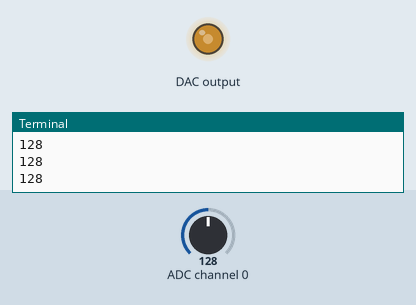
This program was run on a simulated Raspberry Pi (BCM pin numbers). Parts: output pins drawn as LEDs (lit = HIGH), the last lines printed to the terminal. Inputs (shaded band) come from the test bench; at power-on: ADC channel 0 = 128 (analog values on the 0–255 scale). Library files of the repository ran but are not shown: PCF8591.py.

Above: at 1.2 s.
1.3 s: ADC channel 0 set to 178
At 2.2 s:
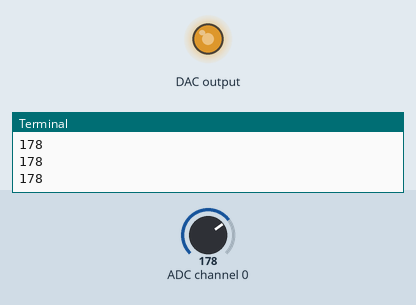
2.8 s: ADC channel 0 set to 224
At 3.3 s:
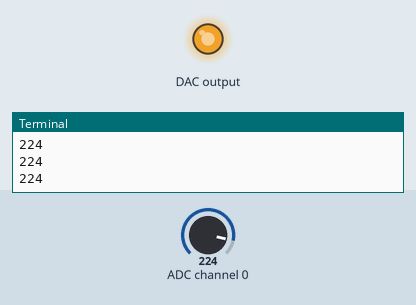
4.3 s: ADC channel 0 set to 30
At 5.5 s:
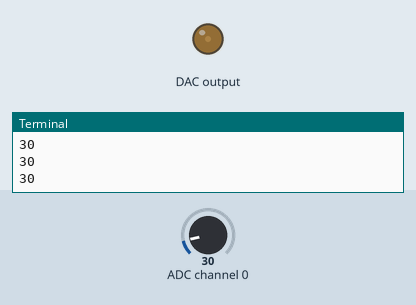
5.8 s: ADC channel 0 set to 0
At 6.8 s:
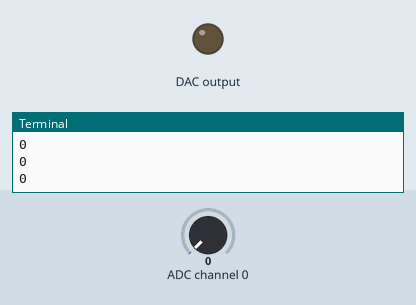
Timing chart, 0 to 8.3 s (numbered marks = the images above; inputs shaded):
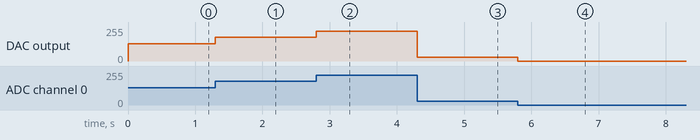

Measured:
- after the input at 1.3 s, DAC output: 128/255 → 178/255 at once
- after the input at 2.8 s, DAC output: 178/255 → 224/255 at once
- after the input at 4.3 s, DAC output: 224/255 → 30/255 at once
- after the input at 5.8 s, DAC output: 30/255 → 0/255 at once

The program:

main.py
```python
"""
    PCF8591模数转换器:
    参考链接: https://cloud.tencent.com/developer/inventory/1503/article/1705785
"""
#!/usr/bin/env python
import PCF8591 as ADC

def setup():
    ADC.setup(0x48)

def loop():
    while True:
        print(ADC.read(0))
  #打印电位计电压大小A/D转换后的数字值（从AIN0借口输入的）
  #范围是0~255,0时LED灯熄灭，255时灯最亮
        ADC.write(ADC.read(0))
  #将0通道输入的电位计电压数字值转化成模拟值从AOUT输出
  #给LED灯提供电源VCC输入

def destroy():
    ADC.write(0)

if __name__ == "__main__":
    try:
        setup()
        loop()
    except KeyboardInterrupt:
        destroy()
```
